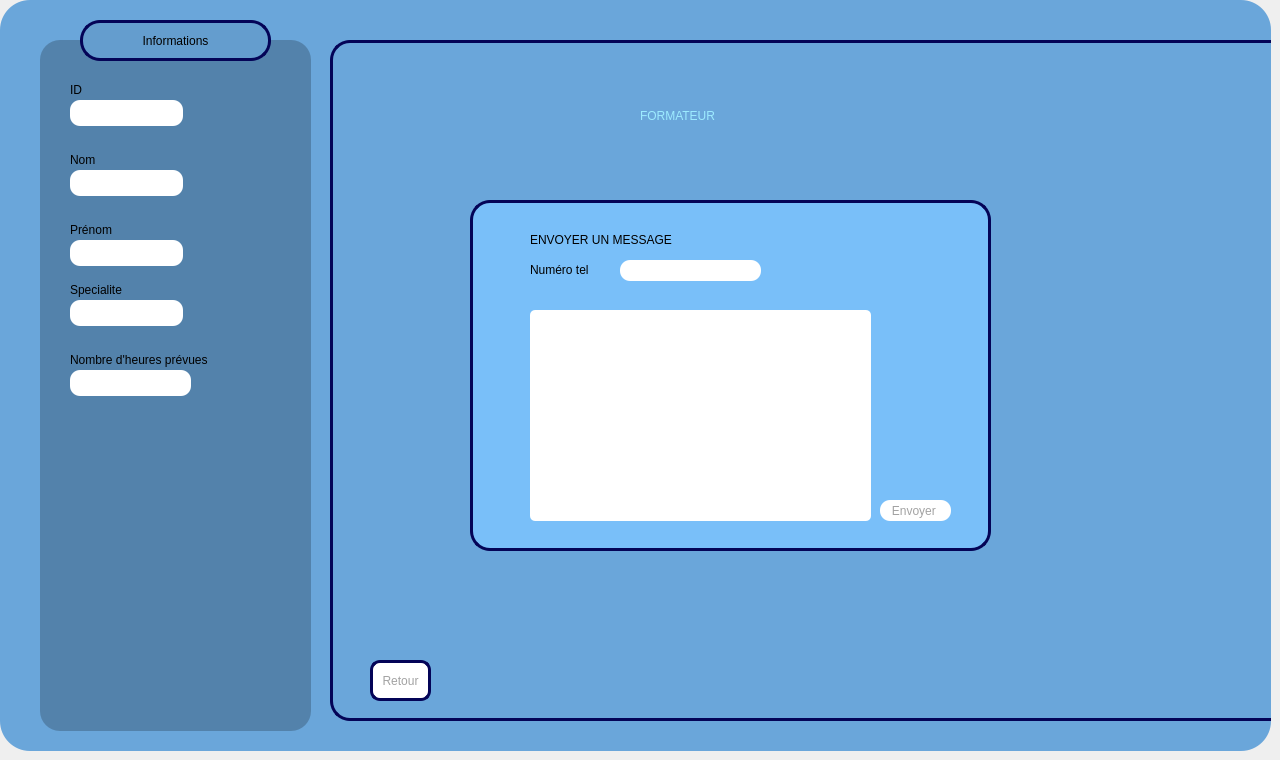
    <widget class="QWidget" name="page_SMS_formateur">
     <widget class="QWidget" name="Formateur_9" native="true">
      <property name="geometry">
       <rect>
        <x>0</x>
        <y>0</y>
        <width>1271</width>
        <height>751</height>
       </rect>
      </property>
      <property name="maximumSize">
       <size>
        <width>2000</width>
        <height>2000</height>
       </size>
      </property>
      <property name="baseSize">
       <size>
        <width>1000</width>
        <height>1000</height>
       </size>
      </property>
      <property name="mouseTracking">
       <bool>false</bool>
      </property>
      <property name="tabletTracking">
       <bool>false</bool>
      </property>
      <property name="autoFillBackground">
       <bool>false</bool>
      </property>
      <property name="styleSheet">
       <string notr="true">background-color: rgb(106, 166, 218);

border-radius:30px;</string>
      </property>
      <widget class="QFrame" name="frame_14">
       <property name="geometry">
        <rect>
         <x>40</x>
         <y>40</y>
         <width>271</width>
         <height>691</height>
        </rect>
       </property>
       <property name="styleSheet">
        <string notr="true">background-color: rgb(58, 196, 255);
background-color: rgb(83, 130, 171);
border-radius:20px;

</string>
       </property>
       <property name="frameShape">
        <enum>QFrame::Shape::StyledPanel</enum>
       </property>
       <property name="frameShadow">
        <enum>QFrame::Shadow::Raised</enum>
       </property>
       <widget class="QLineEdit" name="lineEdit_IdFormateur_3">
        <property name="geometry">
         <rect>
          <x>30</x>
          <y>60</y>
          <width>113</width>
          <height>26</height>
         </rect>
        </property>
        <property name="styleSheet">
         <string notr="true">background-color: rgb(255, 255, 255);
border-radius:10px;
color: rgb(0, 0, 0);</string>
        </property>
        <property name="maxLength">
         <number>8</number>
        </property>
       </widget>
       <widget class="QLabel" name="label_contact_15">
        <property name="geometry">
         <rect>
          <x>30</x>
          <y>240</y>
          <width>63</width>
          <height>20</height>
         </rect>
        </property>
        <property name="text">
         <string>Specialite</string>
        </property>
       </widget>
       <widget class="QLineEdit" name="lineEdit_Specialite_formateur_4">
        <property name="geometry">
         <rect>
          <x>30</x>
          <y>260</y>
          <width>113</width>
          <height>26</height>
         </rect>
        </property>
        <property name="styleSheet">
         <string notr="true">background-color: rgb(255, 255, 255);
border-radius:10px;
color: rgb(0, 0, 0);</string>
        </property>
       </widget>
       <widget class="QLabel" name="label_prenom_13">
        <property name="geometry">
         <rect>
          <x>30</x>
          <y>180</y>
          <width>63</width>
          <height>20</height>
         </rect>
        </property>
        <property name="text">
         <string>Prénom</string>
        </property>
       </widget>
       <widget class="QLineEdit" name="lineEdit_nom_formateur_2">
        <property name="geometry">
         <rect>
          <x>30</x>
          <y>130</y>
          <width>113</width>
          <height>26</height>
         </rect>
        </property>
        <property name="styleSheet">
         <string notr="true">background-color: rgb(255, 255, 255);
border-radius:10px;
color: rgb(0, 0, 0);</string>
        </property>
        <property name="maxLength">
         <number>20</number>
        </property>
       </widget>
       <widget class="QLineEdit" name="lineEdit_prenom_formateur_4">
        <property name="geometry">
         <rect>
          <x>30</x>
          <y>200</y>
          <width>113</width>
          <height>26</height>
         </rect>
        </property>
        <property name="styleSheet">
         <string notr="true">background-color: rgb(255, 255, 255);
border-radius:10px;
color: rgb(0, 0, 0);</string>
        </property>
       </widget>
       <widget class="QLabel" name="label_cin_16">
        <property name="geometry">
         <rect>
          <x>30</x>
          <y>40</y>
          <width>31</width>
          <height>20</height>
         </rect>
        </property>
        <property name="text">
         <string>ID</string>
        </property>
       </widget>
       <widget class="QLabel" name="label_cin_17">
        <property name="geometry">
         <rect>
          <x>30</x>
          <y>110</y>
          <width>41</width>
          <height>20</height>
         </rect>
        </property>
        <property name="text">
         <string>Nom</string>
        </property>
       </widget>
       <widget class="QLabel" name="label_contact_16">
        <property name="geometry">
         <rect>
          <x>30</x>
          <y>310</y>
          <width>191</width>
          <height>20</height>
         </rect>
        </property>
        <property name="text">
         <string>Nombre d'heures prévues</string>
        </property>
       </widget>
       <widget class="QLineEdit" name="lineEdit_heureprevueFormateur_2">
        <property name="geometry">
         <rect>
          <x>30</x>
          <y>330</y>
          <width>121</width>
          <height>26</height>
         </rect>
        </property>
        <property name="styleSheet">
         <string notr="true">background-color: rgb(255, 255, 255);
border-radius:10px;
color: rgb(0, 0, 0);</string>
        </property>
        <property name="text">
         <string/>
        </property>
       </widget>
      </widget>
      <widget class="QFrame" name="frame_26">
       <property name="geometry">
        <rect>
         <x>330</x>
         <y>40</y>
         <width>1001</width>
         <height>681</height>
        </rect>
       </property>
       <property name="styleSheet">
        <string notr="true">border: 3px solid #040457;
border-radius:20px;
</string>
       </property>
       <property name="frameShape">
        <enum>QFrame::Shape::StyledPanel</enum>
       </property>
       <property name="frameShadow">
        <enum>QFrame::Shadow::Raised</enum>
       </property>
       <widget class="QLabel" name="label_8">
        <property name="geometry">
         <rect>
          <x>310</x>
          <y>50</y>
          <width>331</width>
          <height>51</height>
         </rect>
        </property>
        <property name="styleSheet">
         <string notr="true">background-color: rgb(106, 166, 218);
color: rgb(83, 130, 171);
color: rgb(157, 235, 255);
border: none;
font: 30pt &quot;Rockwell&quot;;</string>
        </property>
        <property name="text">
         <string>FORMATEUR</string>
        </property>
       </widget>
       <widget class="QFrame" name="frame_2">
        <property name="geometry">
         <rect>
          <x>140</x>
          <y>160</y>
          <width>521</width>
          <height>351</height>
         </rect>
        </property>
        <property name="styleSheet">
         <string notr="true">background-color: rgb(121, 191, 249);</string>
        </property>
        <property name="frameShape">
         <enum>QFrame::Shape::StyledPanel</enum>
        </property>
        <property name="frameShadow">
         <enum>QFrame::Shadow::Raised</enum>
        </property>
        <widget class="QTextEdit" name="textEdit_message">
         <property name="geometry">
          <rect>
           <x>60</x>
           <y>110</y>
           <width>341</width>
           <height>211</height>
          </rect>
         </property>
         <property name="styleSheet">
          <string notr="true">border:none;
background-color: rgb(255, 255, 255);
border-radius: 5px;</string>
         </property>
        </widget>
        <widget class="QLineEdit" name="lineEdit_phone_formateur">
         <property name="geometry">
          <rect>
           <x>150</x>
           <y>60</y>
           <width>141</width>
           <height>21</height>
          </rect>
         </property>
         <property name="styleSheet">
          <string notr="true">border-radius:10px;
background-color: rgb(255, 255, 255);
border:none;</string>
         </property>
         <property name="text">
          <string/>
         </property>
        </widget>
        <widget class="QLabel" name="label_10">
         <property name="geometry">
          <rect>
           <x>60</x>
           <y>60</y>
           <width>81</width>
           <height>20</height>
          </rect>
         </property>
         <property name="styleSheet">
          <string notr="true">border:none;</string>
         </property>
         <property name="text">
          <string>Numéro tel</string>
         </property>
        </widget>
        <widget class="QPushButton" name="pushButton_Envoyer_message">
         <property name="geometry">
          <rect>
           <x>410</x>
           <y>300</y>
           <width>71</width>
           <height>21</height>
          </rect>
         </property>
         <property name="styleSheet">
          <string notr="true">QPushButton{
background-color: rgb(255, 255, 255);
color: rgb(162, 162, 162);
border-radius:10px;
border:none;
}
QPushButton:hover{
	background-color: rgb(162, 162, 162);
	color: rgb(255, 255, 255);
}




</string>
         </property>
         <property name="text">
          <string>Envoyer </string>
         </property>
        </widget>
        <widget class="QLabel" name="label_4">
         <property name="geometry">
          <rect>
           <x>60</x>
           <y>30</y>
           <width>251</width>
           <height>20</height>
          </rect>
         </property>
         <property name="styleSheet">
          <string notr="true">border:none;
font: 700 12pt &quot;Simple Jut Out&quot;;</string>
         </property>
         <property name="text">
          <string>ENVOYER UN MESSAGE</string>
         </property>
        </widget>
       </widget>
       <widget class="QPushButton" name="pushButton_retour">
        <property name="geometry">
         <rect>
          <x>40</x>
          <y>620</y>
          <width>61</width>
          <height>41</height>
         </rect>
        </property>
        <property name="styleSheet">
         <string notr="true">QPushButton{
background-color: rgb(255, 255, 255);
color: rgb(162, 162, 162);
border-radius:10px;
}
QPushButton:hover{
	background-color: rgb(162, 162, 162);
	color: rgb(255, 255, 255);
}




</string>
        </property>
        <property name="text">
         <string>Retour</string>
        </property>
       </widget>
      </widget>
      <widget class="QPushButton" name="pushButton_AjouterFormateur_3">
       <property name="geometry">
        <rect>
         <x>80</x>
         <y>20</y>
         <width>191</width>
         <height>41</height>
        </rect>
       </property>
       <property name="styleSheet">
        <string notr="true">QPushButton{
background-color: rgb(100, 157, 206);
border: 3px solid #040457;
border-radius:20px;
}

QPushButton:hover{
background-color: rgb(95, 1572 201);
border: 3px solid #030346;
border-radius:20px;
}</string>
       </property>
       <property name="text">
        <string>Informations</string>
       </property>
      </widget>
     </widget>
    </widget>
